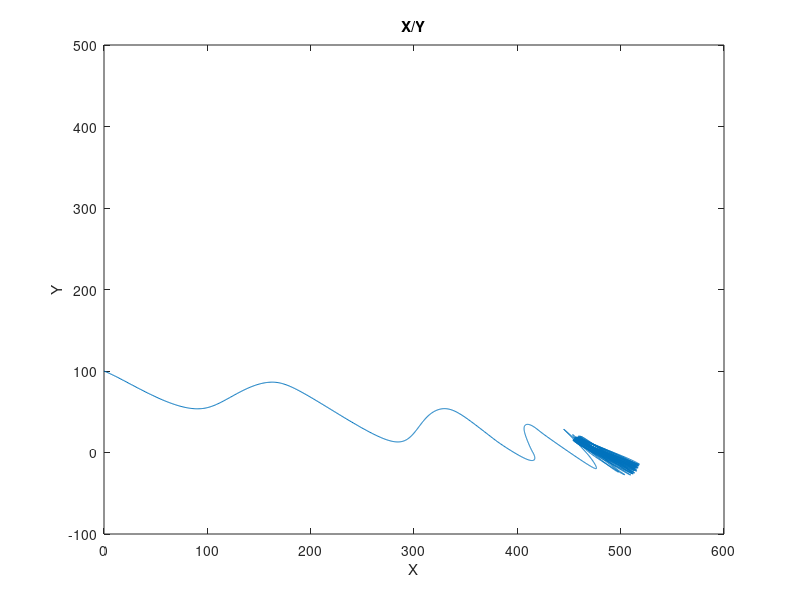
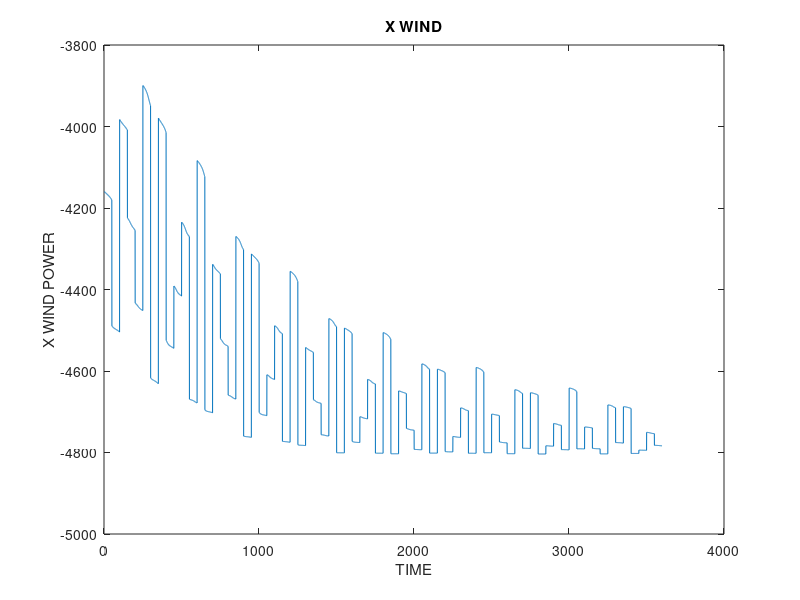
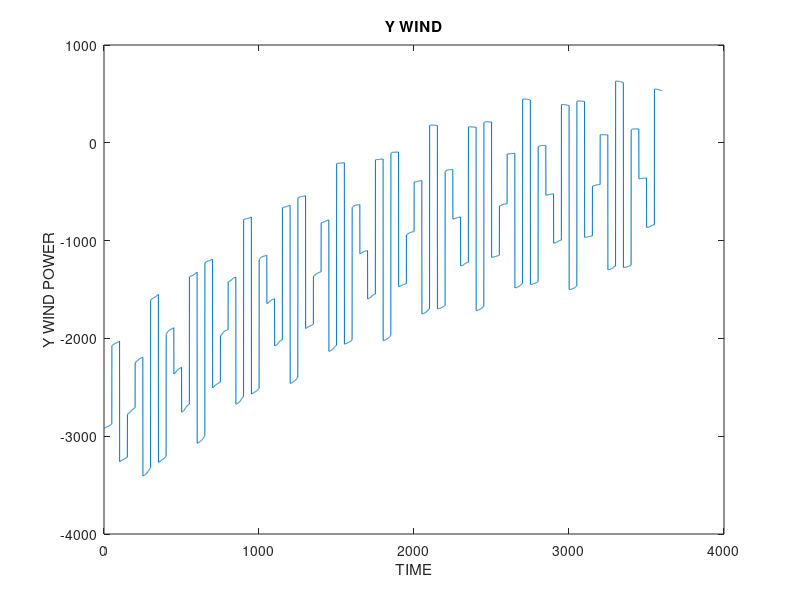
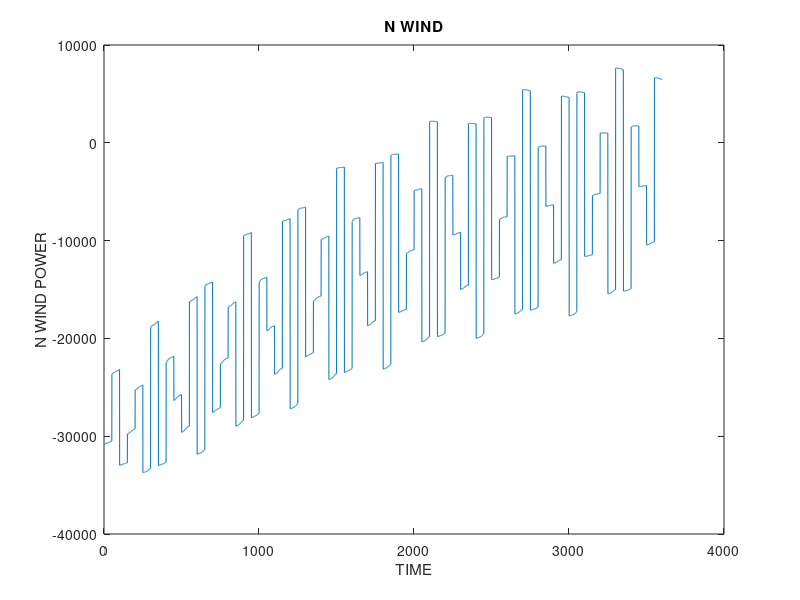

These figures' MATLAB source, in order:
%%%% CLEAR ALL PROGRAM %%%%%%
clear;
clc;
%%% ALL PROGRAM DATA AND MATRIXES FROM PAPER FOR THE CALCULATIONS %%%
m=425000.000;
Izz = (25.73*(10^7));
lab=45.00;
lac=45.00;
lbc=35.00;
dae=27.64;
dge=0.00;
ruc=2.20;
rlc=3.50;
huc=6.50;
hlc=3.00;
ca=0.80;
cd=0.80;
pw=1024.00;
dad=(3/2)*dae;
L=dad;
dbf=lbc/2;
p=1.22;
h = huc-(1.0/(ruc*ruc))*(m/(3*pi*pw)-rlc*rlc*hlc);
ma = -ca*pi*p*(ruc*ruc*huc+ rlc*rlc*hlc); 
k = ((-2*dad)+(4*dad*dae)-(3*dae*dae)-((5/4)*(lbc*lbc))+(3*lbc*dbf)-(3*dbf*dbf));
m33 = (Izz+(ma*k));
D=cd*pw*(ruc*(huc-h)+rlc*hlc);
%%%%%%%% MATRIXES %%%%%%%%
J = [1 0 1 0 1 0;
    0 -1 0 -1 0 -1;
    -(dbf-(lbc/2)) -dae -dbf (dad-dae) (lbc-dbf) (dad-dae)];
    
Sag=[dae; (dbf-lbc/2); 0];
Sbg=[-(dad-dae); dbf; 0];
Scg=[-(dad-dae); dbf-lbc; 0];

M = [(m-(3*ma)) 0 (3*(dbf-(lbc/2))*ma);
0 (m-(3*ma)) (((2*dad)-(3*dae))*ma);
(3*(dbf-(lbc/2))*ma) (((2*dad)-(3*dae))*ma) m33];

x(1)=0;y(1)=100;theta(1)=0;
u(1)=0;v(1)=0;r(1)=0;
gonia_anemou(1)=30;
gonia(1)=0;
v_anemou=10;


dt=0.5; 
t=3600; %1000 %3600

xdes=500; 
ydes=0;

kx=300; 
ky=300;      
ktheta=20000;

index=1;
sum_avg_jet_force=0;

%%%%%%%OPTIMIZATION%%%%%%
lb = -200000*ones(6,1);
ub = 200000*ones(6,1);

%objective_function = @(fx) abs((atan2(fx(1,1),fx(2,1))) + (atan2(fx(3,1),fx(4,1))) + (atan2(fx(5,1),fx(6,1))));
%objective_function = @(fx) ((abs(atan2(fx(1,1),fx(2,1)))) + (abs(atan2(fx(3,1),fx(4,1)))) + (abs(atan2(fx(5,1),fx(6,1)))));
%objective_function = @(fx) norm(fx,2);
%objective_function = @(fx) sqrt(fx(1,1)*fx(1,1)+fx(2,1)*fx(2,1))+sqrt(fx(3,1)*fx(3,1)+fx(4,1)*fx(4,1))+sqrt(fx(5,1)*fx(5,1)+fx(6,1)*fx(6,1));

f0 = [0; 0; 0; 0; 0; 0];

for i=1:dt:t
  time(index)=i;
  
  gonia(index)=(gonia_anemou(index)-theta(index)); 
  theta_des(index)=gonia_anemou(index); 
  
  error_x(index)=(xdes-x(index));
  error_y(index)=(ydes-y(index));
  error_theta(index)=(theta_des(index)-theta(index));
  
  b_qc=[kx*error_x(index);
        ky*error_y(index);
        ktheta*error_theta(index)];

  %g = @(fy) J*fy-b_qc;
  %[bf, obj, info, iter, nf, lambda] = sqp (f0, objective_function, g, [], lb, ub,1000);
  %f = bf;
  
  f = ((pinv(J)*(b_qc)));
  
  fa(index)=sqrt(((f(1,1)*f(1,1))+(f(2,1)*f(2,1)))); %THE DISIRED JET THRUSTS
  fb(index)=sqrt(((f(3,1)*f(3,1))+(f(4,1)*f(4,1))));
  fc(index)=sqrt(((f(5,1)*f(5,1))+(f(6,1)*f(6,1))));
  
  theta_a(index)=atan2(f(1,1),f(2,1));
  theta_b(index)=atan2(f(3,1),f(4,1));
  theta_c(index)=atan2(f(5,1),f(6,1));
  
  jet_forces_avg(index)=((fa(index)+fb(index)+fc(index))/3); %CALCULATE AVERAGE JET THRUST
  sum_avg_jet_force=sum_avg_jet_force+jet_forces_avg(index);
  

  %%%%%%%%%%%% ANTISTASH %%%%%%%%%%%%  
  VA=[(u(index)+r(index)*(lbc/2-dbf));
      (v(index)+r(index)*dae);
      0];
      
  VB=[(u(index)-r(index)*dbf);
      (v(index)-r(index)*(dad-dae));
      0];
      
  VC=[(u(index)+r(index)*(lbc-dbf));
      (v(index)-r(index)*(dad-dae));
      0];
   
  fha=D*[abs(VA(1,1))*(-VA(1,1));
         abs(VA(2,1))*(-VA(2,1));
         abs(VA(3,1))*(-VA(3,1))];
       
  fhb=D*[abs(VB(1,1))*(-VB(1,1));
         abs(VB(2,1))*(-VB(2,1));
         abs(VB(3,1))*(-VB(3,1))]; 
        
  fhc=D*[abs(VC(1,1))*(-VC(1,1));
         abs(VC(2,1))*(-VC(2,1));
         abs(VC(3,1))*(-VC(3,1))];
          
  k1=cross(Sag,fha);
  k2=cross(Sbg,fhb);
  k3=cross(Scg,fhc);
  
  qha=[fha(1,1);
      fha(2,1);
      k1(3,1)];
      
  qhb=[fhb(1,1);
      fhb(2,1);
      k2(3,1)];
      
  qhc=[fhc(1,1);
      fhc(2,1);
      k3(3,1)];
      
  sum=(qha+qhb+qhc);
  %%%%%%% WAVES %%%%%%%%%
  f_water1(index)=25000*cosd(3*index*dt); %MAKING THE WAVE FORCES 
  fa_water_x(index)=f_water1(index)*sind(gonia_anemou(index));
  fa_water_y(index)=f_water1(index)*cosd(gonia_anemou(index));
  fb_water_x(index)=f_water1(index)*sind(gonia_anemou(index));
  fb_water_y(index)=f_water1(index)*cosd(gonia_anemou(index));
  fc_water_x(index)=f_water1(index)*sind(gonia_anemou(index));
  fc_water_y(index)=f_water1(index)*cosd(gonia_anemou(index));
  
  f_water=[fa_water_x(index);
           fa_water_y(index);
           fb_water_x(index);
           fb_water_y(index);
           fc_water_x(index);
           fc_water_y(index)];
  
  fa_water(index)=sqrt(((f_water(1,1)*f_water(1,1))+(f_water(2,1)*f_water(2,1))));%WAVE CYLINDER FORCES
  fb_water(index)=sqrt(((f_water(3,1)*f_water(3,1))+(f_water(4,1)*f_water(4,1))));
  fc_water(index)=sqrt(((f_water(5,1)*f_water(5,1))+(f_water(6,1)*f_water(6,1))));
  
  b_water=(J*f_water);
  %%%%%%%%%% WIND %%%%%%%%%%
   R=[cosd(theta(index)) -sind(theta(index)) 0;
     sind(theta(index)) cosd(theta(index)) 0;
     0 0 1]; 
  
  cx(index)= ((-0.9)*cosd(gonia(index)));
  cy(index)= ((-0.85)*sind(gonia(index)));
  cn(index)= ((-0.125)*sind(2*gonia(index)));
  
  at = 35.00*2.50;
  al = 45.00*2.50;
  
  x_wind(index)=(0.5*cx(index)*p*(v_anemou*v_anemou)*at);
  y_wind(index)=(0.5*cy(index)*p*(v_anemou*v_anemou)*al);
  n_wind(index)=(0.5*cn(index)*p*(v_anemou*v_anemou)*al*L); 
  WIND=[x_wind(index);y_wind(index);n_wind(index)];
  
  b_wind=((inv(R)*WIND));
  
  %%%%%%%%%% DYNAMIC %%%%%%%%%%%
  q_dist = b_wind + b_water;
  
  q_c    = J*f;
  
  vdot= inv(M)*(sum + inv(R)*q_c + q_dist); %CALCULATING THE PLATFORMS ACCELARATION IN {B}
  u(index+1) = (u(index)+vdot(1,1)*dt);
  v(index+1) = (v(index)+vdot(2,1)*dt); %VELOCITIES IN {B}
  r(index+1) = (r(index)+vdot(3,1)*dt);
  b_velocities=[u(index);v(index);r(index)]; 
  
  
  xdot = (R*b_velocities); %VELOCITIES IN {I}
  
  
  x(index+1)=(x(index)+(xdot(1,1)*dt)); % X,Y,THETA IN {I}
  y(index+1)=(y(index)+(xdot(2,1)*dt));
  theta(index+1)=(theta(index)+(xdot(3,1)*dt));
  
  
  if(mod(index,100)==0)  %MAKING THE WIND
    gonia_anemou(index+1)=mod(10*cosd(3*index*dt)+30,360); 
  else
    gonia_anemou(index+1)=gonia_anemou(index);
  endif
  
  index=index+1;
endfor
printf("sum_avg_jet_force = %d\n ",sum_avg_jet_force);
%%%%%%% PLOT DATA %%%%%%
j=1:1:index-1;
plot(x,y);title("X/Y");xlabel("X");ylabel("Y");xlim([0 600]); ylim([-100 500]);
figure
plot(time(j),(x_wind(j)));title("X WIND");xlabel("TIME");ylabel("X WIND POWER"); 
figure
plot(time(j),(y_wind(j)));title("Y WIND");xlabel("TIME");ylabel("Y WIND POWER"); 
figure
plot(time(j),(n_wind(j)));title("N WIND");xlabel("TIME");ylabel("N WIND POWER");
%figure
%plot(time(j),x(j));title("X");xlabel("TIME");ylabel("X"); ylim([0 600]);
%figure
%plot(time(j),y(j));title("Y");xlabel("TIME");ylabel("Y"); ylim([-100 500]);
%figure
%plot(time(j),theta(j));title("THETA");xlabel("TIME");ylabel("THETA");
figure
plot(time,fa,time,fb,time,fc);title("JET FORCES");xlabel("TIME");ylabel("JET FORCE");
%figure
%plot(time,jet_forces_avg);title("JET AVERAGE FORCES");xlabel("TIME");ylabel("JET AVERAGE FORCE");


%%% MAKING THE MATRIX PINAKAS FOR THE ANIMATION WITH THE REAL DATA %%%%%%
pinakas(1,:) = x(1:index); 
pinakas(2,:) = y(1:index);
pinakas(3,:)= theta(1:index);
%%%%%%% SAVE THE DATA %%%%%%%%%
save result1.mat pinakas;
%%%%%%%%%%%%%%%%%%%%%%%%%%%%%%%%